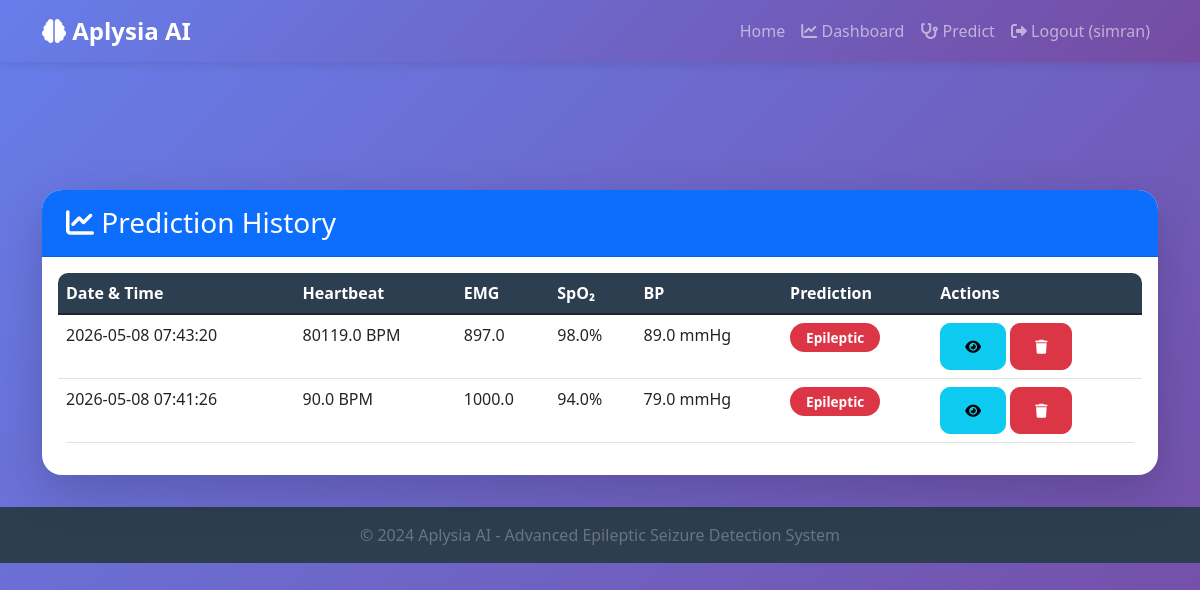
/dashboard (signed in), run on the app's committed database.
### tables this page shows
CREATE TABLE predictions (
            id INTEGER PRIMARY KEY AUTOINCREMENT,
            user_id INTEGER NOT NULL,
            heartbeat REAL,
            emg REAL,
            spo2 REAL,
            blood_pressure REAL,
            prediction TEXT,
            confidence REAL,
            recommendation TEXT,
            created_at TIMESTAMP DEFAULT CURRENT_TIMESTAMP,
            FOREIGN KEY (user_id) REFERENCES users (id)
        );

### app.py (the view)
@app.route('/dashboard')
def dashboard():
    if 'user_id' not in session:
        flash('Please login to access dashboard.', 'warning')
        return redirect(url_for('login'))
    conn = get_db()
    cursor = conn.cursor()
    cursor.execute('''
        SELECT * FROM predictions
        WHERE user_id = ?
        ORDER BY created_at DESC
    ''', (session['user_id'],))
    predictions = cursor.fetchall()
    conn.close()
    return render_template('dashboard.html', predictions=predictions)

### app.py (called while the page is built)
def get_db():
    db_dir = os.path.dirname(DATABASE)
    if db_dir and not os.path.exists(db_dir):
        try:
            os.makedirs(db_dir, exist_ok=True)
        except OSError:
            pass
    conn = sqlite3.connect(DATABASE)
    conn.row_factory = sqlite3.Row
    conn.execute('PRAGMA foreign_keys = ON;')
    return conn

### templates/dashboard.html (shortened to what this page needs)
{% extends "base.html" %}
{% block content %}
<div class="container mt-5 pt-4">
    <div class="row">
        <div class="col-md-12">
            <div class="card shadow-lg">
                <div class="card-header bg-primary text-white">
                    <h3 class="mb-0"><i class="fas fa-chart-line"></i> Prediction History</h3>
                </div>
                <div class="card-body">
                    {% if predictions %}
                        <div class="table-responsive">
                            <table class="table table-hover">
                                <thead class="table-dark">
                                    <tr>
                                        <th>Date & Time</th>
                                        <th>Heartbeat</th>
                                        <th>EMG</th>
                                        <th>SpO₂</th>
                                        <th>BP</th>
                                        <th>Prediction</th>
                                        <th>Actions</th>
                                    </tr>
                                </thead>
                                <tbody>
                                    {% for pred in predictions %}
                                        <tr>
                                            <td>{{ pred.created_at }}</td>
                                            <td>{{ pred.heartbeat }} BPM</td>
                                            <td>{{ pred.emg }}</td>
                                            <td>{{ pred.spo2 }}%</td>
                                            <td>{{ pred.blood_pressure }} mmHg</td>
                                            <td>
                                                {% if pred.prediction == 'epileptic' %}
                                                    <span class="badge bg-danger">Epileptic</span>
                                                {% elif pred.prediction == 'early prediction' %}
                                                    <span class="badge bg-warning">Early Warning</span>
                                                {% else %}
                                                    <span class="badge bg-success">No Epileptic</span>
                                                {% endif %}
                                            </td>
                                            <td>
                                                <a href="{{ url_for('view_prediction', pred_id=pred.id) }}"
                                                   class="btn btn-sm btn-info" title="View Details">
                                                    <i class="fas fa-eye"></i>
                                                </a>
                                                <a href="{{ url_for('delete_prediction', pred_id=pred.id) }}"
                                                   class="btn btn-sm btn-danger"
                                                   onclick="return confirm('Are you sure you want to delete this record?')"
                                                   title="Delete">
                                                    <i class="fas fa-trash"></i>
                                                </a>
                                            </td>
                                        </tr>
                                    {% endfor %}
                                </tbody>
                            </table>
                        </div>
                    {% endif %}
                </div>
            </div>
        </div>
    </div>
</div>
{% endblock %}

### templates/base.html (shortened to what this page needs)
<!DOCTYPE html>
<html lang="en">
<head>
    <link href="https://cdn.jsdelivr.net/npm/bootstrap@5.1.3/dist/css/bootstrap.min.css" rel="stylesheet">
    <link rel="stylesheet" href="https://cdnjs.cloudflare.com/ajax/libs/font-awesome/6.0.0/css/all.min.css">
    <link href="{{ url_for('static', filename='css/style.css') }}" rel="stylesheet">
</head>
<body>
    <nav class="navbar navbar-expand-lg navbar-dark fixed-top">
        <div class="container">
            <a class="navbar-brand" href="{{ url_for('index') }}">
                <i class="fas fa-brain"></i> Aplysia AI
            </a>
            <div class="collapse navbar-collapse" id="navbarNav">
                <ul class="navbar-nav ms-auto">
                    <li class="nav-item">
                        <a class="nav-link" href="{{ url_for('index') }}">Home</a>
                    </li>
                    {% if session.user_id %}
                        <li class="nav-item">
                            <a class="nav-link" href="{{ url_for('dashboard') }}">
                                <i class="fas fa-chart-line"></i> Dashboard
                            </a>
                        </li>
                        <li class="nav-item">
                            <a class="nav-link" href="{{ url_for('predict') }}">
                                <i class="fas fa-stethoscope"></i> Predict
                            </a>
                        </li>
                        <li class="nav-item">
                            <a class="nav-link" href="{{ url_for('logout') }}">
                                <i class="fas fa-sign-out-alt"></i> Logout ({{ session.username }})
                            </a>
                        </li>
                    {% endif %}
                </ul>
            </div>
        </div>
    </nav>
    <div class="container mt-4 pt-4">
    </div>
    {% block content %}{% endblock %}
    <footer class="footer mt-auto py-3">
        <div class="container text-center">
            <span class="text-muted">© 2024 Aplysia AI - Advanced Epileptic Seizure Detection System</span>
        </div>
    </footer>
</body>
</html>

### static/css/style.css (style rules this page uses)
:root { --primary-color: #4a90e2; --secondary-color: #2c3e50; --danger-color: #e74c3c; --success-color: #27ae60; --warning-color: #f39c12; }
body { font-family: 'Segoe UI', Tahoma, Geneva, Verdana, sans-serif; padding-top: 70px; background: linear-gradient(135deg, #667eea 0%, #764ba2 100%); min-height: 100vh; }
.navbar { background: linear-gradient(135deg, #667eea 0%, #764ba2 100%); box-shadow: 0 2px 10px rgba(0,0,0,0.1); }
.navbar-brand { font-size: 1.5rem; font-weight: bold; }
.card { border: none; border-radius: 15px; box-shadow: 0 5px 20px rgba(0,0,0,0.1); margin-bottom: 2rem; }
.card-header { border-radius: 15px 15px 0 0 !important; padding: 1rem 1.5rem; }
.btn { border-radius: 10px; padding: 0.75rem 1.5rem; font-weight: 600; transition: all 0.3s; }
.table { border-radius: 10px; overflow: hidden; }
.table thead th { background: var(--secondary-color); color: white; border: none; }
.badge { padding: 0.5rem 1rem; border-radius: 20px; font-size: 0.85rem; }
.footer { background: var(--secondary-color); color: white; padding: 1rem 0; margin-top: 3rem; }
.card { animation: fadeIn 0.5s ease-out; }
.card { border-radius: 20px; overflow: hidden; animation: slideUp 0.5s ease-out; }

### data on the page
predictions: created_at "2026-05-08 07:43:20", heartbeat "80119.0", emg "897.0", spo2 "98.0", blood_pressure "89.0", prediction "Epileptic"
predictions: created_at "2026-05-08 07:41:26", heartbeat "90.0", emg "1000.0", spo2 "94.0", blood_pressure "79.0", prediction "Epileptic"

### other printed values
{{ session.username }} "simran"
